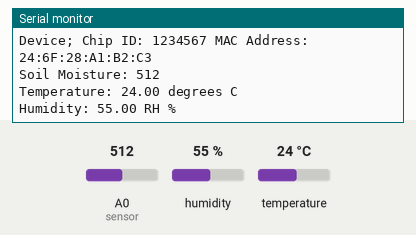
A program run on a simulated ESP8266 (Wemos D1 mini). Shown: the last lines printed to the serial monitor. Inputs (shaded band) come from the test bench; at power-on: humidity 55 %, A0 (sensor) = 512, temperature 24 °C. WiFi joins after 1.5 s; servers stay silent unless stated.

Above: at 2.7 s.
2.8 s: humidity set to 22 %
At 7.8 s:
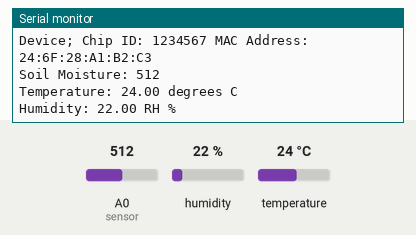
8.6 s: A0 (sensor) set to 490
At 12.8 s:
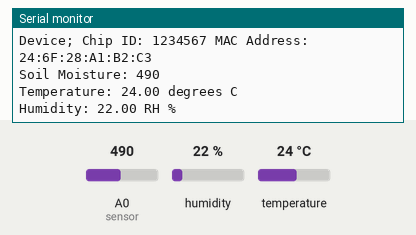
14.4 s: temperature set to 12 °C
At 17.8 s:
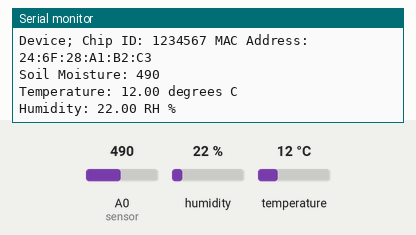
20.2 s: A0 (sensor) set to 510
At 22.9 s:
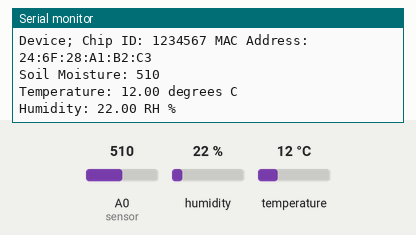
26.0 s: humidity set to 40 %
At 27.9 s:
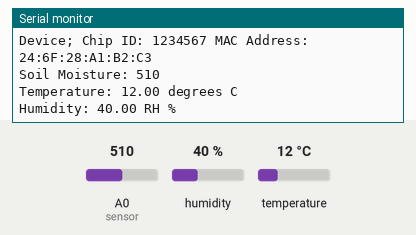
Timing chart, 0 to 29.4 s (numbered marks = the images above; inputs shaded):
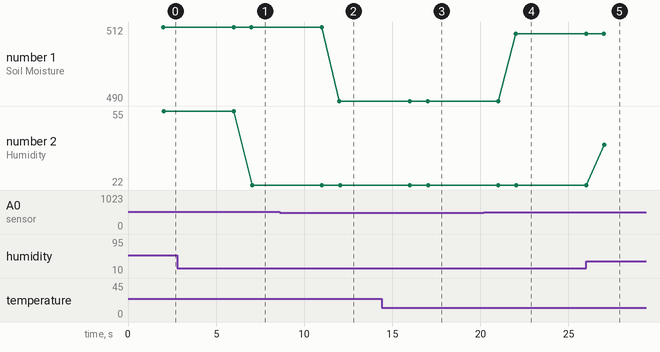

Measured:
- after the input at 2.8 s, the serial monitor: prints a new line after 4.2 s (image 1)
- after the input at 8.6 s, the serial monitor: prints a new line after 3.4 s (image 2)
- after the input at 14.4 s, the serial monitor: prints a new line after 2.6 s (image 3)
- after the input at 20.2 s, the serial monitor: prints a new line after 1.8 s (image 4)
- after the input at 26.0 s, the serial monitor: prints a new line after 1.0 s (image 5)
- plotted number 1: 512 → 490 after the input at 8.6 s, 490 → 510 after the input at 20.2 s
- plotted number 2: 55 → 22 after the input at 2.8 s, 22 → 40 after the input at 26.0 s

The program:

main.cpp
```cpp
/*  AHT10 Sensor              Active
    Scheduler                 Active
    Wifi Connectivity         Active
    HTTP UDP Stack            Active
    UID                       Active
    Software Watchdog         Active
    Masoud
    June 16, 2022
*/

//Preprocessing
//==============================================================================================================
#include <Arduino.h>                                        // Arduino library
#include <Wire.h>
#include <AHT10.h>
#include <ESP8266WiFi.h>
#include <WiFiUdp.h>
#include <ESP8266mDNS.h>
#include <ArduinoOTA.h>

//Constants
//==============================================================================================================
#define D4 (2)                                              //SerialControl pins of ESP8266
//Set WiFi credentials
#define WIFI_SSID "Ang-GW"                                  // Replace with your SSID
#define WIFI_PASS "qwerty4387"                              // Replace with your password
//#define WIFI_SSID "Moaven-Greenhouse"                     // Replace with your SSID
//#define WIFI_PASS "38300710ali"                           // Replace with your password
//UDP
WiFiUDP UDP;                                                // Create UDP object
IPAddress remote_IP(192,168,4,1);                           // IP of the ESP8266
#define UDP_PORT 4210                                       // Port of the ESP8266
//UDP Buffer
char packet[255];                                           // Buffer for incoming and outgoing packets
char reply[] = "Packet received!";                          // Reply to be sent back to the ESP8266

//Variables
//==============================================================================================================
boolean pulseTimer = true;                                  // Timer for the pulse
int soilMoisture = 0;                                       // Soil moisture
float airTemperature = 0.0, airHumidity = 0.0;              // Air temperature and humidity
//Timer Variables
long Day = 0;                                               // Day
int Hour = 0;                                               // Hour
int Minute = 0;                                             // Minute
int Second = 0;                                             // Second
int SecondStamp = 0;                                        // Second Stamp
int Once = 0;                                               // Once

//Prototyping
//==============================================================================================================
void tempSense();                                           // Prototype so PlatformIO doesn't complain
void receiveUDP();
void transmitUDP();
void uptime();
String getValue(String data, char separator, int index);

//Instances
//==============================================================================================================
AHT10 myAHT10(AHT10_ADDRESS_0X38);                          // Create AHT10 object

//Setup
//==============================================================================================================
void setup() {                                              // Setup
  //Setup serial port
  Serial.begin(115200);                                     // Start serial port
  Serial.println();                                         // Print a new line
  Serial.println("Booting...");                             // Print booting message

  while (myAHT10.begin() != true)                           // Start AHT10
    {                                                       // If AHT10 fails to start
      Serial.println(F("AHT10 not connected or fail to load calibration coefficient"));//(F()) save string to flash & keeps dynamic memory free
      delay(5000);                                          // Wait 5 seconds
    }                                                       // End if
  Serial.println(F("AHT10 OK"));                            //(F()) save string to flash & keeps dynamic memory free

  //Begin WiFi
  WiFi.begin(WIFI_SSID, WIFI_PASS);                         // Connect to WiFi network
  WiFi.mode(WIFI_STA);                                      // Set WiFi mode to station

  //Connecting to WiFi...
  Serial.print("Connecting to ");                           // Print connecting to message
  Serial.print(WIFI_SSID);                                  // Print SSID
  //Loop continuously while WiFi is not connected
  while (WiFi.status() != WL_CONNECTED)                     // While WiFi is not connected
  {                                                         // If WiFi is not connected
    delay(100);                                             // Wait 100 milliseconds
    Serial.print(".");                                      // Print a dot
  }                                                         // End if

  //Connected to WiFi
  Serial.println();                                         // Print a new line
  Serial.print("Connected! IP address: ");                  // Print connected message
  Serial.println(WiFi.localIP());                           // Print IP address

  //Begin UDP port
  UDP.begin(UDP_PORT);                                      // Start UDP port
  Serial.print("Opening UDP port ");                        // Print opening UDP port message
  Serial.println(UDP_PORT);                                 // Print UDP port

  //Port defaults to 8266
  ArduinoOTA.setPort(8266);                                 // Set OTA port

  //Hostname defaults to esp8266-[ChipID]
  ArduinoOTA.setHostname("myesp8266");                      // Set OTA hostname

  //No authentication by default
  //ArduinoOTA.setPassword("admin");                        // Set password if desired

  //Password can be set with it's md5 value as well
  //MD5(admin) = 21232f297a57a5a743894a0e4a801fc3           // Set password to md5 value
  //ArduinoOTA.setPasswordHash("21232f297a57a5a743894a0e4a801fc3");         // Set password to md5 value

  ArduinoOTA.onStart([]() {                                 // When OTA starts
    String type;                                            // String for OTA type
    if (ArduinoOTA.getCommand() == U_FLASH) {               // If OTA command is U_FLASH
      type = "sketch";                                      // Set type to sketch
    } else { //U_FS                                         // If OTA command is U_FS
      type = "filesystem";                                  // Set type to filesystem
    }                                                       // End if

    //NOTE: if updating FS this would be the place to unmount FS using FS.end()
    Serial.println("Start updating " + type);               // Print start updating message
  });                                                       // End ArduinoOTA.onStart
  ArduinoOTA.onEnd([]() {                                   // When OTA ends
    Serial.println("\nEnd");                                // Print end message
  });                                                       // End ArduinoOTA.onEnd
  ArduinoOTA.onProgress([](unsigned int progress, unsigned int total) {// When OTA progress
    Serial.printf("Progress: %u%%\r", (progress / (total / 100)));// Print progress
  });                                                       // End ArduinoOTA.onProgress
  ArduinoOTA.onError([](ota_error_t error) {                // When OTA error
    Serial.printf("Error[%u]: ", error);                    // Print error
    if (error == OTA_AUTH_ERROR) {                          // If error is OTA_AUTH_ERROR
      Serial.println("Auth Failed");                        // Print auth failed message
    } else if (error == OTA_BEGIN_ERROR) {                  // If error is OTA_BEGIN_ERROR
      Serial.println("Begin Failed");                       // Print begin failed message
    } else if (error == OTA_CONNECT_ERROR) {                // If error is OTA_CONNECT_ERROR
      Serial.println("Connect Failed");                     // Print connect failed message
    } else if (error == OTA_RECEIVE_ERROR) {                // If error is OTA_RECEIVE_ERROR
      Serial.println("Receive Failed");                     // Print receive failed message
    } else if (error == OTA_END_ERROR) {                    // If error is OTA_END_ERROR
      Serial.println("End Failed");                         // Print end failed message
    }                                                       // End if
  });                                                       // End ArduinoOTA.onError
  ArduinoOTA.begin();                                       // Start OTA
  Serial.println("Ready");                                  // Print ready message
}                                                           // End setup

//Main program
//==============================================================================================================
void loop() {                                               // Loop
  uptime();                                                 // Update uptime
  receiveUDP();                                             // Receive UDP

  constexpr  uint32_t interval    = 1000;                   //interval at which to blink (milliseconds)
  static uint32_t nextMillis  = millis();                   //will store next time LED will updated
  if (millis() > nextMillis) {                              //if it's time to blink the LED
    nextMillis += interval;                                 //save the next time you blinked the LED
  }                                                         //end if

  if ((Second - 1) % 5 == 0 && pulseTimer) {                //If the second is a multiple of 5 and pulseTimer is true
    //ESP LED pulsating to show proper functionality
    digitalWrite(D4, LOW);                                  //Turn on ESP LED

    tempSense();                                            //Update temperature

    pulseTimer = false;                                     //Set pulseTimer to false
  }                                                         //end if

  if (Second % 5 == 0 && !pulseTimer){                      //If the second is a multiple of 5 and pulseTimer is false
    //ESP LED pulsating to show proper functionality
    digitalWrite(D4, HIGH);                                 //Turn off ESP LED

    Serial.print("Device; ");Serial.print("Chip ID: ");Serial.print(ESP.getChipId());Serial.print(" MAC Address: ");Serial.println(WiFi.macAddress());
    Serial.print("Soil Moisture: ");Serial.println(soilMoisture);
    Serial.print("Temperature: ");Serial.print(airTemperature);Serial.println(" degrees C");
    Serial.print("Humidity: ");Serial.print(airHumidity);Serial.println(" RH %");
    transmitUDP();                                          //Transmit UDP

    pulseTimer = true;                                      //Set pulseTimer to true
  }                                                         //end if

  ArduinoOTA.handle();                                      //Handle OTA
}                                                           // End loop

//Functions
//==============================================================================================================
void tempSense(){                                           //Temperature sensor
  soilMoisture = analogRead(A0);                            //Read soil moisture sensor
  Serial.print("Device; ");Serial.print("Chip ID: ");Serial.print(ESP.getChipId());Serial.print(" MAC Address: ");Serial.println(WiFi.macAddress());
  Serial.print("Soil Moisture: ");Serial.println(soilMoisture);
  airTemperature = myAHT10.readTemperature();               //Read temperature sensor
  airHumidity = myAHT10.readHumidity();                     //Read humidity sensor
  Serial.print("Temperature: ");Serial.print(airTemperature);Serial.println(" degrees C");
  Serial.print("Humidity: ");Serial.print(airHumidity);Serial.println(" RH %");
}

void receiveUDP(){                                          //Receive UDP
  // If packet received...                                  // If packet received
  int packetSize = UDP.parsePacket();                       // Parse packet
  if (packetSize) {                                         // If packet size is not 0
    Serial.print("Received packet! Size: ");                // Print received packet size
    Serial.println(packetSize);                             // Print received packet size
    int len = UDP.read(packet, 255);                        // Read packet
    if (len > 0){                                           // If packet size is not 0
      packet[len] = '\0';                                   // Add null terminator
    }                                                       // End if
    Serial.print("Packet received: ");                      // Print packet received
    Serial.println(packet);                                 // Print packet
  }                                                         // End if
}                                                           // End receiveUDP

void transmitUDP(){                                         //Transmit UDP
  // Send Packet
  UDP.beginPacket(remote_IP, UDP_PORT);                     // Begin packet
  UDP.print(ESP.getChipId());                               // Print chip ID
  UDP.write(",");                                           // Write comma
  UDP.print(soilMoisture);                                  // Print soil moisture
  UDP.write(",");                                           // Write comma
  UDP.print(airTemperature);                                // Print air temperature
  UDP.write(",");                                           // Write comma
  UDP.print(airHumidity);                                   // Print air humidity
  UDP.endPacket();                                          // End packet
}                                                           // End transmitUDP

void uptime(){                                              //Uptime
  //Checks For a Second Change
  if(millis() % 1000 <= 500 && Once == 0){                  //If the millisecond is a multiple of 1000 and Once is false
  SecondStamp = 1;                                          //Set SecondStamp to 1
  Once = 1;                                                 //Set Once to true
  }                                                         //End if
  //Makes Sure Second Count Doesnt Happen More Than Once a Second
  if (millis() % 1000 > 500){                               //If the millisecond is not a multiple of 1000
  Once = 0;                                                 //Set Once to false
  }                                                         //End if

  if (SecondStamp == 1) {                                   //If SecondStamp is 1
    Second ++;                                              //Increment Second
    SecondStamp = 0;                                        //Set SecondStamp to 0
    if (Second == 60){                                      //If Second is 60
      Minute ++;                                            //Increment Minute
      Second = 0;                                           //Set Second to 0
      if (Minute == 60) {                                   //If Minute is 60
        Minute = 0;                                         //Set Minute to 0
        Hour ++;                                            //Increment Hour
        if (Hour == 24) {                                   //If Hour is 24
          Hour = 0;                                         //Set Hour to 0
          Day ++;                                           //Increment Day
        }                                                   //End if
      }                                                     //End if
    }                                                       //End if
  }                                                         //End if
}                                                           //End uptime

//String  var = getValue( StringVar, ',', 2);               //If  a,4,D,r  would return D
String getValue (String data, char separator, int index) {
    int found = 0;                                          //Set found to 0
    int strIndex[] = { 0, -1 };                             //Set strIndex to 0
    int maxIndex = data.length();                           //Set maxIndex to data length

    for (int i = 0; i <= maxIndex && found <= index; i ++) {//For i less than or equal to maxIndex and found less than or equal to index
        if (data.charAt(i) == separator || i == maxIndex) { //If data character at i is separator or i is maxIndex
            found ++;                                       //Increment found
            strIndex[0] = strIndex[1] + 1;                  //Set strIndex[0] to strIndex[1] plus 1
            strIndex[1] = (i == maxIndex) ? i + 1 : i;      //Set strIndex[1] to i if i is maxIndex plus 1 or i
        }                                                   //End if
    }                                                       //End for
    return found > index ? data.substring(strIndex[0], strIndex[1]) : "";// Return data substring from strIndex[0] to strIndex[1] if found is greater than index or "" if not
}// END
//==============================================================================================================
```
